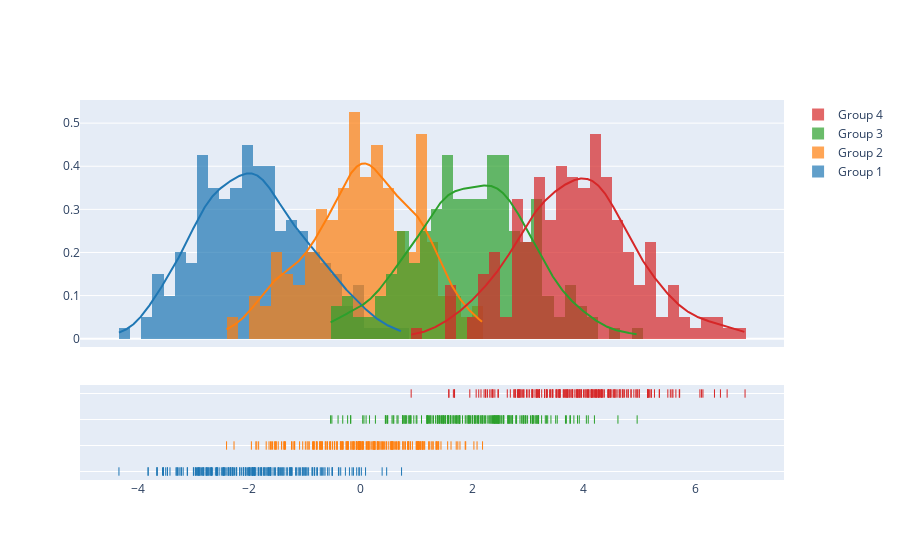

Here is the notebook cell this chart was saved with:
### Code cell
import plotly.figure_factory as ff

# Add histogram data
x1 = np.random.randn(200) - 2
x2 = np.random.randn(200)
x3 = np.random.randn(200) + 2
x4 = np.random.randn(200) + 4

# Group data together
hist_data = [x1, x2, x3, x4]

group_labels = ['Group 1', 'Group 2', 'Group 3', 'Group 4']

# Create distplot with custom bin_size
fig = ff.create_distplot(hist_data, group_labels, bin_size=.2)
fig.show()

### Figure 1 — Plotly figure (JSON) as saved in the notebook; plotly's stock layout.template omitted (floating-point values rounded to 4 significant figures; data arrays with more than 128 entries replaced by an {"elided": "..."} marker saying what was removed)
{"data": [{"autobinx": false, "histnorm": "probability density", "legendgroup": "Group 1", "marker": {"color": "rgb(31, 119, 180)"}, "name": "Group 1", "opacity": 0.7, "type": "histogram", "x": {"elided": "200 float values"}, "xaxis": "x", "xbins": {"end": 0.7309, "size": 0.2, "start": -4.339}, "yaxis": "y"}, {"autobinx": false, "histnorm": "probability density", "legendgroup": "Group 2", "marker": {"color": "rgb(255, 127, 14)"}, "name": "Group 2", "opacity": 0.7, "type": "histogram", "x": {"elided": "200 float values"}, "xaxis": "x", "xbins": {"end": 2.184, "size": 0.2, "start": -2.409}, "yaxis": "y"}, {"autobinx": false, "histnorm": "probability density", "legendgroup": "Group 3", "marker": {"color": "rgb(44, 160, 44)"}, "name": "Group 3", "opacity": 0.7, "type": "histogram", "x": {"elided": "200 float values"}, "xaxis": "x", "xbins": {"end": 4.957, "size": 0.2, "start": -0.5422}, "yaxis": "y"}, {"autobinx": false, "histnorm": "probability density", "legendgroup": "Group 4", "marker": {"color": "rgb(214, 39, 40)"}, "name": "Group 4", "opacity": 0.7, "type": "histogram", "x": {"elided": "200 float values"}, "xaxis": "x", "xbins": {"end": 6.893, "size": 0.2, "start": 0.9033}, "yaxis": "y"}, {"legendgroup": "Group 1", "marker": {"color": "rgb(31, 119, 180)"}, "mode": "lines", "name": "Group 1", "showlegend": false, "type": "scatter", "x": {"elided": "500 float values"}, "xaxis": "x", "y": {"elided": "500 float values"}, "yaxis": "y"}, {"legendgroup": "Group 2", "marker": {"color": "rgb(255, 127, 14)"}, "mode": "lines", "name": "Group 2", "showlegend": false, "type": "scatter", "x": {"elided": "500 float values"}, "xaxis": "x", "y": {"elided": "500 float values"}, "yaxis": "y"}, {"legendgroup": "Group 3", "marker": {"color": "rgb(44, 160, 44)"}, "mode": "lines", "name": "Group 3", "showlegend": false, "type": "scatter", "x": {"elided": "500 float values"}, "xaxis": "x", "y": {"elided": "500 float values"}, "yaxis": "y"}, {"legendgroup": "Group 4", "marker": {"color": "rgb(214, 39, 40)"}, "mode": "lines", "name": "Group 4", "showlegend": false, "type": "scatter", "x": {"elided": "500 float values"}, "xaxis": "x", "y": {"elided": "500 float values"}, "yaxis": "y"}, {"legendgroup": "Group 1", "marker": {"color": "rgb(31, 119, 180)", "symbol": "line-ns-open"}, "mode": "markers", "name": "Group 1", "showlegend": false, "type": "scatter", "x": {"elided": "200 float values"}, "xaxis": "x", "y": {"elided": "200 str values"}, "yaxis": "y2"}, {"legendgroup": "Group 2", "marker": {"color": "rgb(255, 127, 14)", "symbol": "line-ns-open"}, "mode": "markers", "name": "Group 2", "showlegend": false, "type": "scatter", "x": {"elided": "200 float values"}, "xaxis": "x", "y": {"elided": "200 str values"}, "yaxis": "y2"}, {"legendgroup": "Group 3", "marker": {"color": "rgb(44, 160, 44)", "symbol": "line-ns-open"}, "mode": "markers", "name": "Group 3", "showlegend": false, "type": "scatter", "x": {"elided": "200 float values"}, "xaxis": "x", "y": {"elided": "200 str values"}, "yaxis": "y2"}, {"legendgroup": "Group 4", "marker": {"color": "rgb(214, 39, 40)", "symbol": "line-ns-open"}, "mode": "markers", "name": "Group 4", "showlegend": false, "type": "scatter", "x": {"elided": "200 float values"}, "xaxis": "x", "y": {"elided": "200 str values"}, "yaxis": "y2"}], "layout": {"barmode": "overlay", "hovermode": "closest", "legend": {"traceorder": "reversed"}, "xaxis": {"anchor": "y2", "domain": [0.0, 1.0], "zeroline": false}, "yaxis": {"anchor": "free", "domain": [0.35, 1], "position": 0.0}, "yaxis2": {"anchor": "x", "domain": [0, 0.25], "dtick": 1, "showticklabels": false}}}
